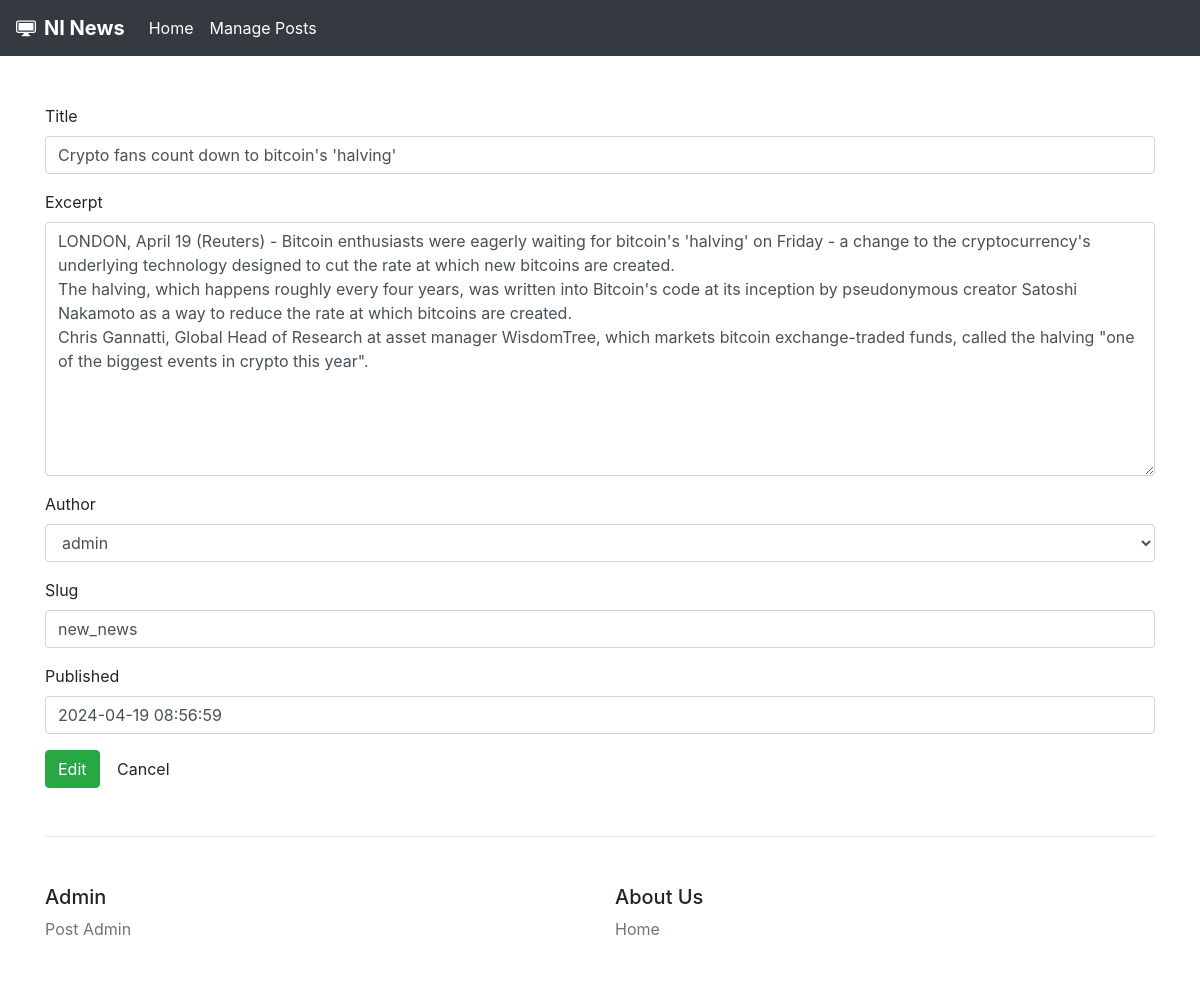
Page /edit/2/ on the committed database.
### core/models.py (models this page shows, shortened)
class Core(models.Model):
    title = models.CharField(max_length=200)
    excerpt = models.TextField(null=True)
    author = models.ForeignKey(User, on_delete=models.CASCADE, related_name='cores')
    slug = models.SlugField(max_length=100, unique=True)
    updated = models.DateTimeField(auto_now=True)
    published = models.DateTimeField(default=timezone.now)
    class Meta:
        ordering =  ['-published']

### core/views.py (the view)
# urls.py: path('edit/<int:pk>/', views.EditView.as_view(), name='edit'),
class EditView(UpdateView):
    model = Core
    template_name = 'core/edit.html'
    fields = '__all__'
    pk_url_kwarg = 'pk'
    success_url = reverse_lazy('core:posts')

### core/templates/core/edit.html (shortened to what this page needs)
{% extends 'core/base.html' %}
{% load widget_tweaks %}
{% block content %}
<div class="container pt-5">
    <form method="post" novalidate>
        {% for field in form.visible_fields %}
        <div class="form-group">
            <label for="{{ field.id_for_label }}">{{ field.label }}</label>
            {{ field|add_class:'form-control' }}
        </div>
        {% endfor %}
        <div class="form-group">
            <button type="submit" class="btn btn-success">
             Edit
            </button>
            <a href="{% url 'core:posts' %}" class="btn btn-default">Cancel</a>
        </div>
    </form>
</div>
{% endblock %}

### rows in the picture
Core: visible_fields "Crypto fans count down to bitcoin's 'halving'" "LONDON, April 19 (Reuters) - Bitcoin enthusiasts were eagerly waiting for bitcoin's 'halving' on Friday - a change to the cryptocurrency's underlying technology designed to cut the rate at which new bitcoins are created. The halving, which happens roughly every four years, was written into Bitcoin's code at its inception by pseudonymous creator Satoshi Nakamoto as a way to reduce the rate at which bitcoins are created. Chris Gannatti, Global Head of Research at asset manager WisdomTree, which markets bitcoin exchange-traded funds, called the halving \"one of the biggest events in crypto this year\"." "admin" "new_news" "2024-04-19 08:56:59"

### other values in the picture
{{ field.label }} "Title" "Excerpt" "Author" "Slug" "Published"
